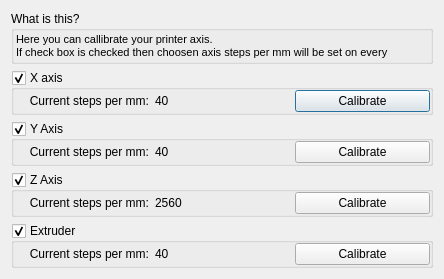
<?xml version="1.0" encoding="UTF-8"?>
<ui version="4.0">
 <class>CalibrateDialog</class>
 <widget class="QDialog" name="CalibrateDialog">
  <property name="geometry">
   <rect>
    <x>0</x>
    <y>0</y>
    <width>444</width>
    <height>259</height>
   </rect>
  </property>
  <property name="windowTitle">
   <string>Calibrate printer</string>
  </property>
  <layout class="QVBoxLayout" name="verticalLayout">
   <item>
    <widget class="QGroupBox" name="groupBox_5">
     <property name="sizePolicy">
      <sizepolicy hsizetype="Ignored" vsizetype="Expanding">
       <horstretch>0</horstretch>
       <verstretch>0</verstretch>
      </sizepolicy>
     </property>
     <property name="title">
      <string>What is this?</string>
     </property>
     <layout class="QGridLayout" name="gridLayout">
      <property name="horizontalSpacing">
       <number>2</number>
      </property>
      <property name="margin">
       <number>2</number>
      </property>
      <item row="0" column="0">
       <widget class="QLabel" name="label">
        <property name="sizePolicy">
         <sizepolicy hsizetype="Expanding" vsizetype="Expanding">
          <horstretch>0</horstretch>
          <verstretch>0</verstretch>
         </sizepolicy>
        </property>
        <property name="text">
         <string>&lt;!DOCTYPE HTML PUBLIC &quot;-//W3C//DTD HTML 4.0//EN&quot; &quot;http://www.w3.org/TR/REC-html40/strict.dtd&quot;&gt;
&lt;html&gt;&lt;head&gt;&lt;meta name=&quot;qrichtext&quot; content=&quot;1&quot; /&gt;&lt;style type=&quot;text/css&quot;&gt;
p, li { white-space: pre-wrap; }
&lt;/style&gt;&lt;/head&gt;&lt;body style=&quot; font-family:'MS Shell Dlg 2'; font-size:8.25pt; font-weight:400; font-style:normal;&quot;&gt;
&lt;p style=&quot; margin-top:0px; margin-bottom:0px; margin-left:0px; margin-right:0px; -qt-block-indent:0; text-indent:0px;&quot;&gt;&lt;span style=&quot; font-size:8pt;&quot;&gt;Here you can callibrate your printer axis.&lt;/span&gt;&lt;/p&gt;
&lt;p style=&quot; margin-top:0px; margin-bottom:0px; margin-left:0px; margin-right:0px; -qt-block-indent:0; text-indent:0px;&quot;&gt;&lt;span style=&quot; font-size:8pt;&quot;&gt;If check box is checked then choosen axis steps per mm will be set on every connection with printer.&lt;/span&gt;&lt;/p&gt;&lt;/body&gt;&lt;/html&gt;</string>
        </property>
        <property name="wordWrap">
         <bool>true</bool>
        </property>
       </widget>
      </item>
     </layout>
    </widget>
   </item>
   <item>
    <widget class="QGroupBox" name="XGroup">
     <property name="toolTip">
      <string>Callibrates x axis</string>
     </property>
     <property name="title">
      <string>X axis</string>
     </property>
     <property name="checkable">
      <bool>true</bool>
     </property>
     <layout class="QHBoxLayout" name="horizontalLayout">
      <property name="margin">
       <number>0</number>
      </property>
      <item>
       <widget class="QLabel" name="xCurrentStepsLbl">
        <property name="text">
         <string>Current steps per mm:</string>
        </property>
        <property name="alignment">
         <set>Qt::AlignRight|Qt::AlignTrailing|Qt::AlignVCenter</set>
        </property>
       </widget>
      </item>
      <item>
       <widget class="QLabel" name="xCurrentSteps">
        <property name="text">
         <string>40</string>
        </property>
       </widget>
      </item>
      <item>
       <widget class="QPushButton" name="calibrateXBtn">
        <property name="text">
         <string>Calibrate</string>
        </property>
       </widget>
      </item>
     </layout>
    </widget>
   </item>
   <item>
    <widget class="QGroupBox" name="YGroup">
     <property name="toolTip">
      <string>Callibrates y axis</string>
     </property>
     <property name="title">
      <string>Y Axis</string>
     </property>
     <property name="checkable">
      <bool>true</bool>
     </property>
     <layout class="QHBoxLayout" name="horizontalLayout_2">
      <property name="margin">
       <number>0</number>
      </property>
      <item>
       <widget class="QLabel" name="yCurrentStepsLbl">
        <property name="text">
         <string>Current steps per mm:</string>
        </property>
        <property name="alignment">
         <set>Qt::AlignRight|Qt::AlignTrailing|Qt::AlignVCenter</set>
        </property>
       </widget>
      </item>
      <item>
       <widget class="QLabel" name="yCurrentSteps">
        <property name="text">
         <string>40</string>
        </property>
       </widget>
      </item>
      <item>
       <widget class="QPushButton" name="calibrateYBtn">
        <property name="text">
         <string>Calibrate</string>
        </property>
       </widget>
      </item>
     </layout>
    </widget>
   </item>
   <item>
    <widget class="QGroupBox" name="ZGroup">
     <property name="toolTip">
      <string>Callibrates z axis</string>
     </property>
     <property name="title">
      <string>Z Axis</string>
     </property>
     <property name="checkable">
      <bool>true</bool>
     </property>
     <layout class="QHBoxLayout" name="horizontalLayout_3">
      <property name="margin">
       <number>0</number>
      </property>
      <item>
       <widget class="QLabel" name="zCurrentStepsLbl">
        <property name="text">
         <string>Current steps per mm:</string>
        </property>
        <property name="alignment">
         <set>Qt::AlignRight|Qt::AlignTrailing|Qt::AlignVCenter</set>
        </property>
       </widget>
      </item>
      <item>
       <widget class="QLabel" name="zCurrentSteps">
        <property name="text">
         <string>2560</string>
        </property>
       </widget>
      </item>
      <item>
       <widget class="QPushButton" name="calibrateZBtn">
        <property name="text">
         <string>Calibrate</string>
        </property>
       </widget>
      </item>
     </layout>
    </widget>
   </item>
   <item>
    <widget class="QGroupBox" name="EGroup">
     <property name="toolTip">
      <string>Callibrates extruder</string>
     </property>
     <property name="title">
      <string>Extruder</string>
     </property>
     <property name="checkable">
      <bool>true</bool>
     </property>
     <layout class="QHBoxLayout" name="horizontalLayout_4">
      <property name="margin">
       <number>0</number>
      </property>
      <item>
       <widget class="QLabel" name="eCurrentStepsLbl">
        <property name="text">
         <string>Current steps per mm:</string>
        </property>
        <property name="alignment">
         <set>Qt::AlignRight|Qt::AlignTrailing|Qt::AlignVCenter</set>
        </property>
       </widget>
      </item>
      <item>
       <widget class="QLabel" name="eCurrentSteps">
        <property name="text">
         <string>40</string>
        </property>
       </widget>
      </item>
      <item>
       <widget class="QPushButton" name="calibrateEBtn">
        <property name="text">
         <string>Calibrate</string>
        </property>
       </widget>
      </item>
     </layout>
    </widget>
   </item>
  </layout>
 </widget>
 <resources/>
 <connections/>
</ui>
